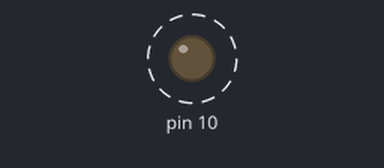
A sketch run on a simulated Arduino Uno, built with avr-gcc and run on an emulated ATmega328P. Shown: output pins drawn as LEDs (lit = HIGH). Dashed ring = blinking.

Above: at 0.3 s.
Timing chart, 0 to 3.0 s (numbered marks = the images above):
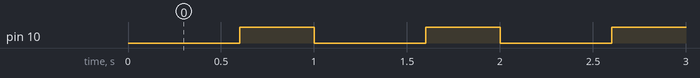

The sketch:

pulse.ino
```cpp
void setup()
{
pinMode(10, OUTPUT);
}

double load_factor = 0.4;
int time_period = 1000;
int prev_time = 0;
bool signal_high = false;

void loop()
{
int curr_time = millis();
if (signal_high){
if (curr_time - prev_time >= time_period*load_factor){
digitalWrite(10, LOW); signal_high = false;
prev_time = curr_time;
}
}
else {
if (curr_time - prev_time >= time_period*(1 - load_factor)){
digitalWrite(10, HIGH); signal_high = true;
prev_time = curr_time;
}
}

}
```

Measured:
- by itself, pin 10: alternates HIGH for 0.40 s and LOW for 0.60 s
